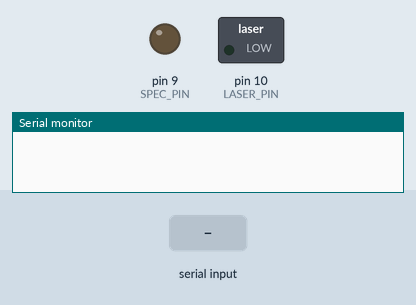
Bench run of a sketch on a simulated Arduino Uno, built with avr-gcc and run on an emulated ATmega328P. Parts: switched loads named in the sketch (green lamp = pin HIGH), output pins drawn as LEDs (lit = HIGH), the last lines printed to the serial monitor. The inputs (shaded band) are chosen by the test bench.

Above: at 1.2 s.
1.3 s: "S" received over Serial
At 2.5 s:
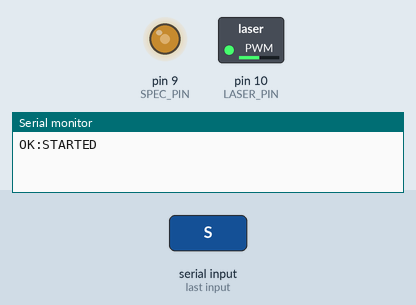
2.8 s: "Q" received over Serial
At 3.2 s:
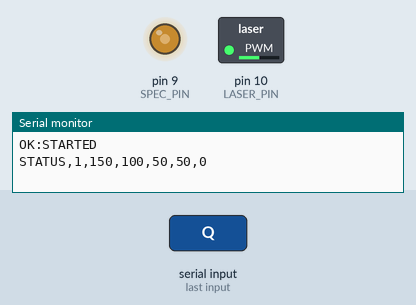
4.3 s: "X" received over Serial
At 5.0 s:
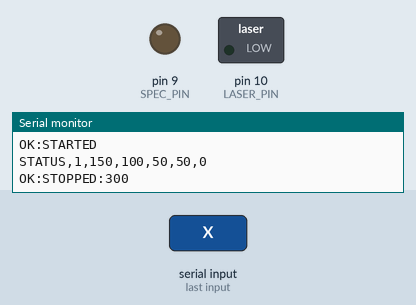
5.8 s: "S" received over Serial
At 6.2 s:
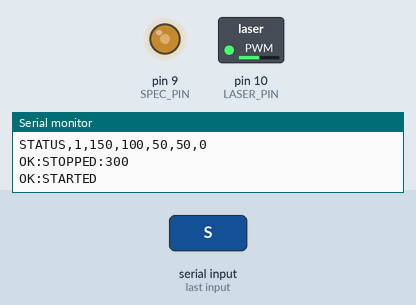
7.3 s: "P" received over Serial
At 7.8 s:
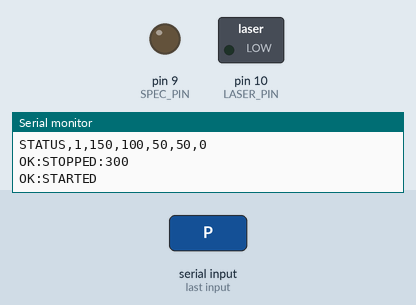
Timing chart, 0 to 9.8 s (numbered marks = the images above; inputs shaded):
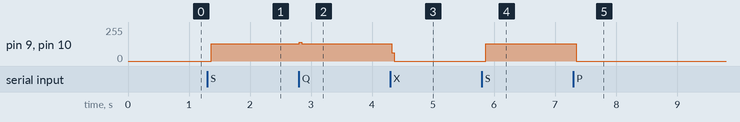

Measured:
- after the input at 1.3 s, pin 9 (SPEC_PIN), pin 10 (LASER_PIN): 0/255 → 128/255 after 0.07 s
- after the input at 2.8 s, pin 9 (SPEC_PIN), pin 10 (LASER_PIN): 128/255 → 139/255 at once, → 128/255 0.04 s later
- after the input at 4.3 s, pin 9 (SPEC_PIN), pin 10 (LASER_PIN): 128/255 → 0/255 at once
- after the input at 5.8 s, pin 9 (SPEC_PIN), pin 10 (LASER_PIN): 0/255 → 129/255 after 0.07 s
- after the input at 7.3 s, pin 9 (SPEC_PIN), pin 10 (LASER_PIN): 129/255 → 0/255 after 0.05 s

The sketch:

spectrometer_laser_sync_micros.ino
```cpp
/*
 * Dual Channel Trigger Generator - SIMPLE VERSION
 * Fixed: Missing pulses and micros() overflow handling
 */

// ============================================================================
// CONFIGURATION
// ============================================================================

struct {
  uint32_t cycles;
  uint16_t frequency;
  uint8_t duty_spec;
  uint8_t duty_laser;
  int16_t offset_us;
} config = {0, 100, 50, 50, 0};

// ============================================================================
// STATE
// ============================================================================

uint32_t cycle_count = 0;
bool running = false;

#define SPEC_PIN   PB1  // Pin 9
#define LASER_PIN  PB2  // Pin 10
#define SPEC_MASK  _BV(SPEC_PIN)
#define LASER_MASK _BV(LASER_PIN)

// Timing in microseconds
uint32_t period_us;
uint32_t spec_high_us;
uint32_t laser_high_us;

// Absolute edge times within the period
uint32_t spec_rise_us;
uint32_t spec_fall_us;
uint32_t laser_rise_us;
uint32_t laser_fall_us;

// Cycle start time
uint32_t cycle_start_us;

// ============================================================================
// SERIAL
// ============================================================================

uint32_t readUint32() {
  uint32_t v = Serial.read();
  v |= (uint32_t)Serial.read() << 8;
  v |= (uint32_t)Serial.read() << 16;
  v |= (uint32_t)Serial.read() << 24;
  return v;
}

uint16_t readUint16() {
  uint16_t v = Serial.read();
  v |= (uint16_t)Serial.read() << 8;
  return v;
}

bool readParameters() {
  uint32_t start = millis();
  while (Serial.available() < 10) {
    if (millis() - start > 5000) {
      Serial.println(F("ERR:TIMEOUT"));
      return false;
    }
  }

  config.cycles = readUint32();
  config.frequency = readUint16();
  config.duty_spec = Serial.read();
  config.duty_laser = Serial.read();
  config.offset_us = (int16_t)readUint16();

  if (config.frequency < 1 || config.frequency > 1000 ||
      config.duty_spec > 100 || config.duty_laser > 100) {
    Serial.println(F("ERR:PARAM_RANGE"));
    return false;
  }

  return true;
}

// ============================================================================
// TIMING
// ============================================================================

void computeTiming() {
  period_us = 1000000UL / config.frequency;
  spec_high_us = (period_us * config.duty_spec) / 100;
  laser_high_us = (period_us * config.duty_laser) / 100;

  // Spec edges (reference at t=0)
  spec_rise_us = 0;
  spec_fall_us = spec_high_us;

  // Laser edges with offset
  int32_t laser_rise_signed = config.offset_us;
  int32_t laser_fall_signed = config.offset_us + laser_high_us;

  // Normalize to 0..period range
  while (laser_rise_signed < 0) laser_rise_signed += period_us;
  while (laser_fall_signed < 0) laser_fall_signed += period_us;

  laser_rise_us = laser_rise_signed % period_us;
  laser_fall_us = laser_fall_signed % period_us;
}

// ============================================================================
// GENERATOR
// ============================================================================

void stopGenerator() {
  running = false;
  PORTB &= ~(SPEC_MASK | LASER_MASK);
}

void startGenerator() {
  stopGenerator();

  computeTiming();

  DDRB |= SPEC_MASK | LASER_MASK;
  PORTB &= ~(SPEC_MASK | LASER_MASK);

  cycle_count = 0;

  // Start cycle_start_us in the past so first pulse is complete
  uint32_t now = micros();

  // Find a safe starting point where both pins would be LOW
  uint32_t safe_time = max(spec_fall_us, laser_fall_us);
  if (safe_time < period_us) {
    safe_time += 100;
  }
  if (safe_time >= period_us) {
    safe_time = period_us - 100;
  }

  cycle_start_us = now - safe_time;

  running = true;
}

void runGenerator() {
  if (!running) {
    PORTB &= ~(SPEC_MASK | LASER_MASK);
    return;
  }

  uint32_t now = micros();

  // Handle potential missed cycles (micros() overflow or blocking delays)
  // Use unsigned arithmetic which handles wraparound correctly
  uint32_t elapsed = now - cycle_start_us;

  // Catch up if we've missed cycles
  while (elapsed >= period_us) {
    cycle_count++;
    cycle_start_us += period_us;
    elapsed = now - cycle_start_us;

    // Check if done
    if (config.cycles > 0 && cycle_count >= config.cycles) {
      stopGenerator();
      return;
    }
  }

  // Now elapsed is guaranteed to be < period_us

  // Handle spec pin
  if (spec_fall_us > spec_rise_us) {
    if (elapsed >= spec_rise_us && elapsed < spec_fall_us) {
      PORTB |= SPEC_MASK;
    } else {
      PORTB &= ~SPEC_MASK;
    }
  } else {
    if (elapsed >= spec_rise_us || elapsed < spec_fall_us) {
      PORTB |= SPEC_MASK;
    } else {
      PORTB &= ~SPEC_MASK;
    }
  }

  // Handle laser pin
  if (laser_fall_us > laser_rise_us) {
    if (elapsed >= laser_rise_us && elapsed < laser_fall_us) {
      PORTB |= LASER_MASK;
    } else {
      PORTB &= ~LASER_MASK;
    }
  } else {
    if (elapsed >= laser_rise_us || elapsed < laser_fall_us) {
      PORTB |= LASER_MASK;
    } else {
      PORTB &= ~LASER_MASK;
    }
  }
}

// ============================================================================
// STATUS
// ============================================================================

void printStatus() {
  Serial.print(F("STATUS,"));
  Serial.print(running ? 1 : 0); Serial.print(',');
  Serial.print(cycle_count); Serial.print(',');
  Serial.print(config.frequency); Serial.print(',');
  Serial.print(config.duty_spec); Serial.print(',');
  Serial.print(config.duty_laser); Serial.print(',');
  Serial.println(config.offset_us);
}

// ============================================================================
// MAIN
// ============================================================================

void setup() {
  Serial.begin(115200);

  // Ensure pins are LOW at startup
  DDRB |= SPEC_MASK | LASER_MASK;
  PORTB &= ~(SPEC_MASK | LASER_MASK);
}

void loop() {
  // Run generator first (highest priority)
  runGenerator();

  // Handle serial commands (lower priority, non-blocking)
  if (Serial.available()) {
    char cmd = Serial.read();

    switch (cmd) {
      case 'S':
        startGenerator();
        Serial.println(F("OK:STARTED"));
        break;

      case 'X':
        stopGenerator();
        Serial.print(F("OK:STOPPED:"));
        Serial.println(cycle_count);
        break;

      case 'Q':
        printStatus();
        break;

      case 'P':
        stopGenerator();
        if (readParameters()) {
          Serial.println(F("OK:PARAMS_SET"));
        }
        break;
    }

    // Minimal delay - changed from 5ms to 1ms
    delay(1);
    while (Serial.available()) Serial.read();
  }
}
```
